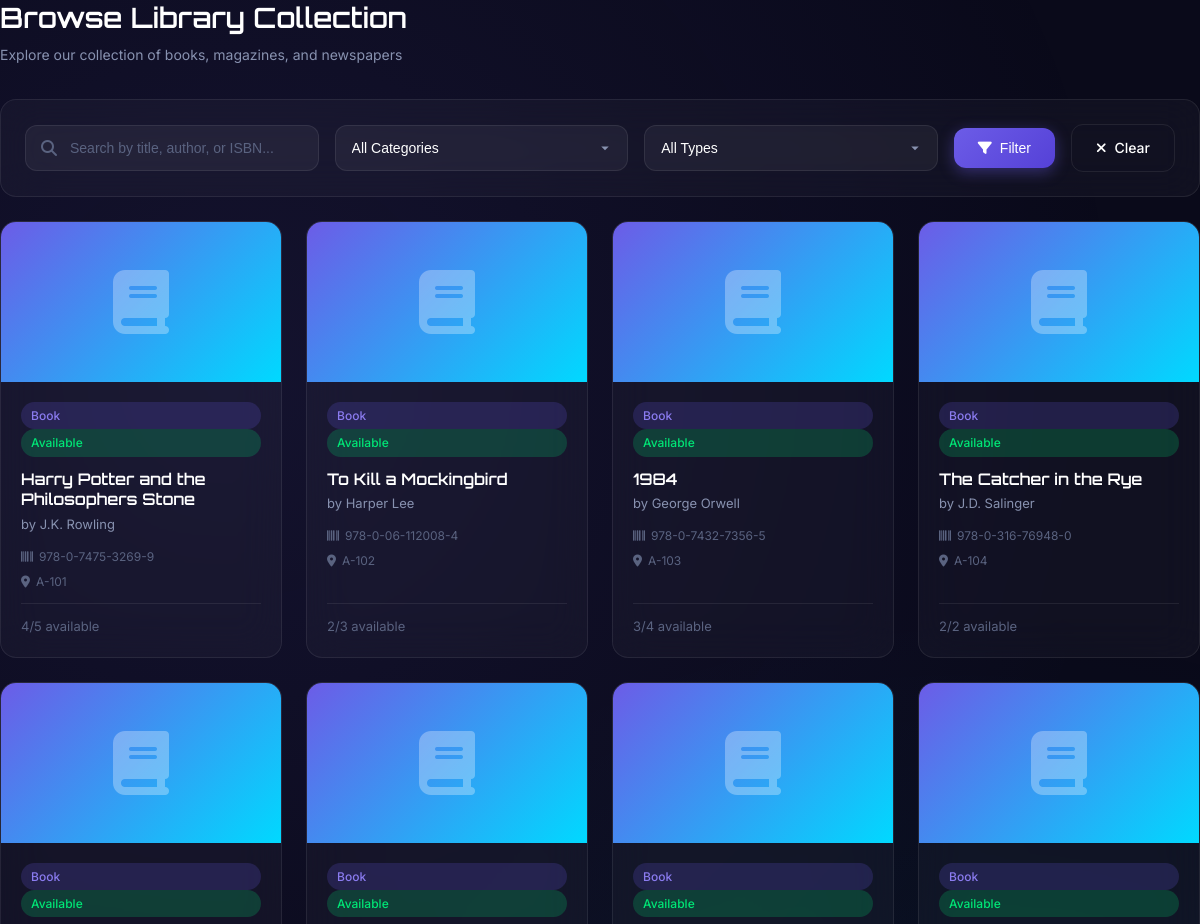
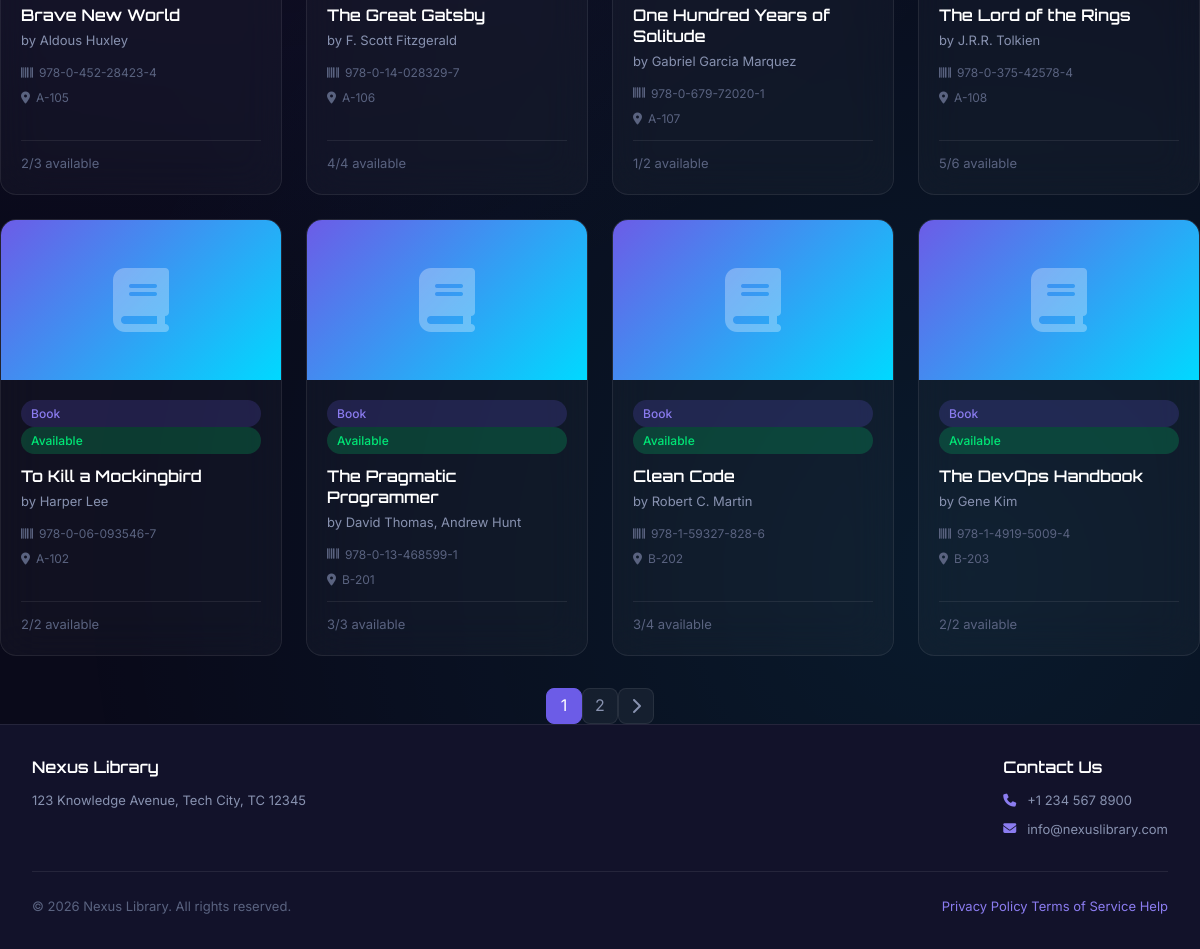
Screenshot of /pages/books.php with the database file from the repository (2 pictures, top to bottom).
### tables this page shows
CREATE TABLE IF NOT EXISTS books (
    id INT PRIMARY KEY AUTO_INCREMENT,
    isbn VARCHAR(20) UNIQUE,
    title VARCHAR(255) NOT NULL,
    author VARCHAR(200) NOT NULL,
    publisher VARCHAR(200),
    category_id INT,
    type ENUM('book', 'magazine', 'newspaper') DEFAULT 'book',
    issuable ENUM('yes', 'no') DEFAULT 'yes',
    description TEXT,
    shelf_location VARCHAR(50),
    total_copies INT DEFAULT 1,
    available_copies INT DEFAULT 1,
    price DECIMAL(10,2) DEFAULT 0.00,
    pages INT,
    language VARCHAR(50) DEFAULT 'English',
    cover_image VARCHAR(255) DEFAULT NULL,
    qr_code VARCHAR(255) DEFAULT NULL,
    status ENUM('available', 'reserved', 'maintenance', 'lost') DEFAULT 'available',
    created_at TIMESTAMP DEFAULT CURRENT_TIMESTAMP,
    updated_at TIMESTAMP DEFAULT CURRENT_TIMESTAMP ON UPDATE CURRENT_TIMESTAMP,
    FOREIGN KEY (category_id) REFERENCES categories(id) ON DELETE SET NULL
);

### config/db.php (called while the page is built, shortened)
<?php
$conn = new mysqli(DB_HOST, DB_USER, DB_PASS, DB_NAME);
$conn->set_charset("utf8mb4");
function sanitize($data) {
    global $conn;
    return htmlspecialchars(strip_tags(trim($conn->real_escape_string($data))));
}
?>

### pages/books.php (the view, shortened to what this page needs)
<?php
require_once __DIR__ . '/../config/db.php';
require_once __DIR__ . '/../includes/header.php';
$search = sanitize($_GET['search'] ?? '');
$where = [];
$params = [];
$types = '';
$where_clause = !empty($where) ? 'WHERE ' . implode(' AND ', $where) : '';
$page = max(1, intval($_GET['page'] ?? 1));
$per_page = 12;
$offset = ($page - 1) * $per_page;
$count_query = "SELECT COUNT(*) as total FROM books b $where_clause";
if (!empty($params)) {
    $stmt = $conn->prepare($count_query);
    $stmt->bind_param($types, ...$params);
    $stmt->execute();
    $total = $stmt->get_result()->fetch_assoc()['total'];
} else {
    $total = $conn->query($count_query)->fetch_assoc()['total'];
}
$total_pages = ceil($total / $per_page);
$query = "SELECT b.*, c.name as category_name
          FROM books b
          LEFT JOIN categories c ON b.category_id = c.id
          $where_clause
          ORDER BY b.created_at DESC
          LIMIT $per_page OFFSET $offset";
if (!empty($params)) {
    $stmt = $conn->prepare($query);
    $stmt->bind_param($types, ...$params);
    $stmt->execute();
    $books = $stmt->get_result();
} else {
    $books = $conn->query($query);
}
?>
<div class="page-header">
    <div>
        <h1 class="page-title">Browse Library Collection</h1>
        <p class="page-subtitle">Explore our collection of books, magazines, and newspapers</p>
    </div>
</div>
<div class="card" style="margin-bottom: 24px;">
    <form method="GET" action="" class="search-filters">
        <div class="form-row">
            <div class="form-group" style="margin-bottom: 0;">
                <div style="position: relative;">
                    <i class="fas fa-search" style="position: absolute; left: 16px; top: 50%; transform: translateY(-50%); color: var(--text-muted);"></i>
                    <input type="text" name="search" class="form-input"
                           style="padding-left: 44px;"
                           placeholder="Search by title, author, or ISBN..."
                           value="<?php echo htmlspecialchars($search); ?>">
                </div>
            </div>
            <div class="form-group" style="margin-bottom: 0;">
                <select name="category" class="form-select">
                    <option value="">All Categories</option>
                </select>
            </div>
            <div class="form-group" style="margin-bottom: 0;">
                <select name="type" class="form-select">
                    <option value="">All Types</option>
                </select>
            </div>
            <button type="submit" class="btn btn-primary">
                <i class="fas fa-filter"></i> Filter
            </button>
            <a href="<?php echo SITE_URL; ?>/pages/books.php" class="btn btn-secondary">
                <i class="fas fa-times"></i> Clear
            </a>
        </div>
    </form>
</div>
<div class="books-grid">
    <?php if ($books->num_rows > 0): ?>
        <?php while ($book = $books->fetch_assoc()): ?>
            <div class="book-card card">
                <div class="book-cover">
                    <i class="fas fa-book"></i>
                </div>
                <div class="book-info">
                    <span class="badge badge-<?php echo $book['type'] === 'book' ? 'primary' : ($book['type'] === 'magazine' ? 'secondary' : 'info'); ?>">
                        <?php echo ucfirst($book['type']); ?>
                    </span>
                    <?php if ($book['available_copies'] > 0): ?>
                        <span class="badge badge-success">Available</span>
                    <?php else: ?>
                        <span class="badge badge-danger">Not Available</span>
                    <?php endif; ?>
                    <h3 class="book-title"><?php echo htmlspecialchars($book['title']); ?></h3>
                    <p class="book-author">by <?php echo htmlspecialchars($book['author']); ?></p>
                    <div class="book-meta">
                        <?php if ($book['isbn']): ?>
                            <span><i class="fas fa-barcode"></i> <?php echo htmlspecialchars($book['isbn']); ?></span>
                        <?php endif; ?>
                        <?php if ($book['shelf_location']): ?>
                            <span><i class="fas fa-map-marker-alt"></i> <?php echo htmlspecialchars($book['shelf_location']); ?></span>
                        <?php endif; ?>
                    </div>
                    <div class="book-footer">
                        <span class="text-muted">
                            <?php echo $book['available_copies']; ?>/<?php echo $book['total_copies']; ?> available
                        </span>
                    </div>
                </div>
            </div>
        <?php endwhile; ?>
    <?php endif; ?>
</div>
<?php if ($total_pages > 1): ?>
    <div class="pagination" style="margin-top: 32px; display: flex; justify-content: center;">
        <?php
        $query_params = [];
        $base_url = SITE_URL . '/pages/books.php?' . http_build_query($query_params) . '&page=';
        ?>
        <?php for ($i = max(1, $page - 2); $i <= min($total_pages, $page + 2); $i++): ?>
            <a href="<?php echo $base_url . $i; ?>" class="pagination-btn <?php echo $i === $page ? 'active' : ''; ?>">
                <?php echo $i; ?>
            </a>
        <?php endfor; ?>
        <?php if ($page < $total_pages): ?>
            <a href="<?php echo $base_url . ($page + 1); ?>" class="pagination-btn">
                <i class="fas fa-chevron-right"></i>
            </a>
        <?php endif; ?>
    </div>
<?php endif; ?>
<?php include __DIR__ . '/../includes/footer.php'; ?>

### assets/css/style.css (style rules this page uses)
:root { --primary: #6C5CE7; --primary-light: #8B7CF0; --primary-dark: #5541D7; --secondary: #00D9FF; --accent: #FF6B9D; --success: #00E676; --warning: #FFD93D; --danger: #FF4757; --info: #00D9FF; --bg-primary: #0a0a1a; --bg-secondary: #12122a; --bg-tertiary: #1a1a3a; --bg-card: rgba(255, 255, 255, 0.03); --bg-glass: rgba(255, 255, 255, 0.05); --bg-glass-hover: rgba(255, 255, 255, 0.08); --text-primary: #FFFFFF; --text-secondary: #8892B0; --text-muted: #5A6380; --border-color: rgba(255, 255, 255, 0.08); --border-hover: rgba(255, 255, 255, 0.15); --shadow-sm: 0 2px 8px rgba(0, 0, 0, 0.3); --shadow-md: 0 4px 16px rgba(0, 0, 0, 0.4); --shadow-lg: 0 8px 32px rgba(0, 0, 0, 0.5); --shadow-glow: 0 0 20px rgba(108, 92, 231, 0.3); --radius-sm: 8px; --radius-md: 12px; --radius-lg: 16px; --radius-xl: 24px; --transition-fast: 150ms ease; --transition-normal: 300ms ease; --transition-slow: 500ms ease; --sidebar-width: 280px; --sidebar-collapsed: 80px; --topbar-height: 70px; }
*, *::before, *::after { margin: 0; padding: 0; box-sizing: border-box; }
html { font-size: 16px; scroll-behavior: smooth; }
body { font-family: 'Inter', -apple-system, BlinkMacSystemFont, sans-serif; background: var(--bg-primary); color: var(--text-primary); line-height: 1.6; min-height: 100vh; overflow-x: hidden; }
body::before { content: ''; position: fixed; top: 0; left: 0; width: 100%; height: 100%; background: radial-gradient(circle at 20% 20%, rgba(108, 92, 231, 0.1) 0%, transparent 50%), radial-gradient(circle at 80% 80%, rgba(0, 217, 255, 0.08) 0%, transparent 50%); pointer-events: none; z-index: -1; }
a { color: var(--primary-light); text-decoration: none; transition: color var(--transition-fast); }
h1, h2, h3, h4, h5, h6 { font-family: 'Orbitron', sans-serif; font-weight: 600; line-height: 1.3; margin-bottom: 0.5em; }
h1 { font-size: 2.5rem; }
h3 { font-size: 1.5rem; }
.card { background: var(--bg-card); backdrop-filter: blur(20px); border: 1px solid var(--border-color); border-radius: var(--radius-lg); padding: 24px; transition: all var(--transition-normal); }
.btn { display: inline-flex; align-items: center; justify-content: center; gap: 8px; padding: 12px 24px; font-size: 14px; font-weight: 500; border-radius: var(--radius-md); border: none; cursor: pointer; transition: all var(--transition-fast); text-decoration: none; }
.btn-primary { background: linear-gradient(135deg, var(--primary), var(--primary-dark)); color: white; box-shadow: 0 4px 15px rgba(108, 92, 231, 0.4); }
.btn-secondary { background: transparent; color: var(--text-primary); border: 1px solid var(--border-color); }
.form-group { margin-bottom: 20px; }
.form-input, .form-select, .form-textarea { width: 100%; padding: 14px 16px; background: var(--bg-glass); border: 1px solid var(--border-color); border-radius: var(--radius-md); color: var(--text-primary); font-size: 14px; transition: all var(--transition-fast); }
.form-input::placeholder { color: var(--text-muted); }
.form-select { cursor: pointer; appearance: none; background-repeat: no-repeat; background-position: right 16px center; padding-right: 44px; }
.form-select option { background: var(--bg-secondary); color: var(--text-primary); }
.form-row { display: grid; grid-template-columns: repeat(auto-fit, minmax(200px, 1fr)); gap: 20px; }
.pagination-btn { width: 36px; height: 36px; display: flex; align-items: center; justify-content: center; background: var(--bg-glass); border: 1px solid var(--border-color); border-radius: var(--radius-sm); color: var(--text-secondary); cursor: pointer; transition: all var(--transition-fast); }
.pagination-btn.active { background: var(--primary); border-color: var(--primary); color: white; }
.badge { display: inline-flex; align-items: center; padding: 4px 10px; font-size: 12px; font-weight: 500; border-radius: 20px; }
.badge-primary { background: rgba(108, 92, 231, 0.2); color: var(--primary-light); }
.badge-success { background: rgba(0, 230, 118, 0.2); color: var(--success); }
.page-header { display: flex; justify-content: space-between; align-items: center; margin-bottom: 32px; flex-wrap: wrap; gap: 20px; }
.page-title { font-size: 28px; margin-bottom: 8px; }
.page-subtitle { color: var(--text-secondary); font-size: 14px; }
.text-muted { color: var(--text-muted); }

### rows the page displays
books: type "Book", shows "Available", title "Harry Potter and the Philosophers Stone", author "J.K. Rowling", isbn "978-0-7475-3269-9", shelf_location "A-101", available_copies "4", total_copies "5"
books: type "Book", shows "Available", title "To Kill a Mockingbird", author "Harper Lee", isbn "978-0-06-112008-4", shelf_location "A-102", available_copies "2", total_copies "3"
books: type "Book", shows "Available", title "1984", author "George Orwell", isbn "978-0-7432-7356-5", shelf_location "A-103", available_copies "3", total_copies "4"
books: type "Book", shows "Available", title "The Catcher in the Rye", author "J.D. Salinger", isbn "978-0-316-76948-0", shelf_location "A-104", available_copies "2", total_copies "2"
books: type "Book", shows "Available", title "Brave New World", author "Aldous Huxley", isbn "978-0-452-28423-4", shelf_location "A-105", available_copies "2", total_copies "3"
books: type "Book", shows "Available", title "The Great Gatsby", author "F. Scott Fitzgerald", isbn "978-0-14-028329-7", shelf_location "A-106", available_copies "4", total_copies "4"
books: type "Book", shows "Available", title "One Hundred Years of Solitude", author "Gabriel Garcia Marquez", isbn "978-0-679-72020-1", shelf_location "A-107", available_copies "1", total_copies "2"
books: type "Book", shows "Available", title "The Lord of the Rings", author "J.R.R. Tolkien", isbn "978-0-375-42578-4", shelf_location "A-108", available_copies "5", total_copies "6"
books: type "Book", shows "Available", title "To Kill a Mockingbird", author "Harper Lee", isbn "978-0-06-093546-7", shelf_location "A-102", available_copies "2", total_copies "2"
books: type "Book", shows "Available", title "The Pragmatic Programmer", author "David Thomas, Andrew Hunt", isbn "978-0-13-468599-1", shelf_location "B-201", available_copies "3", total_copies "3"
books: type "Book", shows "Available", title "Clean Code", author "Robert C. Martin", isbn "978-1-59327-828-6", shelf_location "B-202", available_copies "3", total_copies "4"
books: type "Book", shows "Available", title "The DevOps Handbook", author "Gene Kim", isbn "978-1-4919-5009-4", shelf_location "B-203", available_copies "2", total_copies "2"

### other values shown
getSetting('library_name', 'Nexus Library') "Nexus Library"
getSetting('library_address', 'Library Address') "123 Knowledge Avenue, Tech City, TC 12345"
getSetting('library_phone', 'N/A') "+1 234 567 8900"
getSetting('library_email', 'N/A') "info@nexuslibrary.com"
